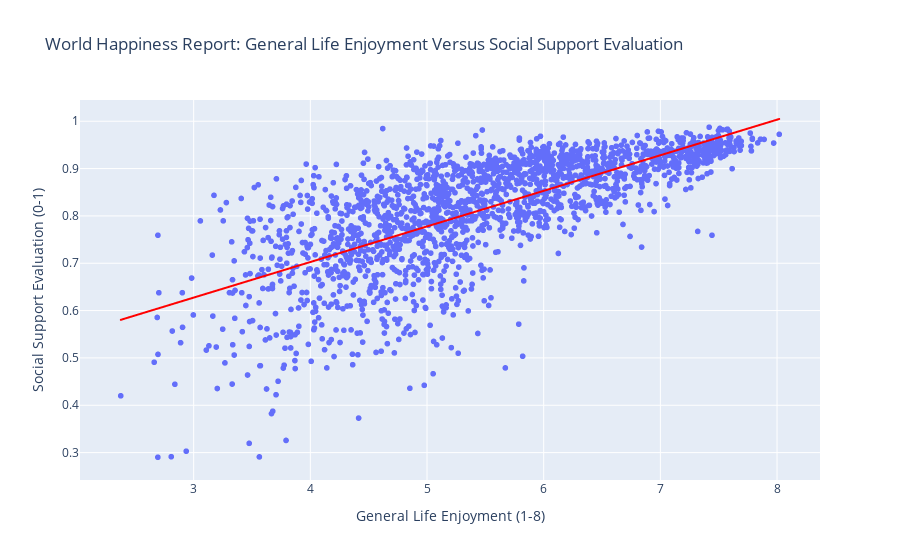

The cell this chart's notebook holds for it:
### Code cell
fig = px.scatter(df, x = 'Life Ladder' , y= 'Social support', trendline="ols",
                title= "World Happiness Report: General Life Enjoyment Versus Social Support Evaluation",
                labels = {'Life Ladder':'General Life Enjoyment (1-8)', 'Social support':'Social Support Evaluation (0-1)'})
fig.data[1].line.color = 'red'


fig.show()

### Figure 1 — Plotly figure (JSON) as saved in the notebook; plotly's stock layout.template omitted (floating-point values rounded to 4 significant figures; data arrays with more than 128 entries replaced by an {"elided": "..."} marker saying what was removed)
{"data": [{"hovertemplate": "General Life Enjoyment (1-8)=%{x}<br>Social Support Evaluation (0-1)=%{y}<extra></extra>", "legendgroup": "", "marker": {"color": "#636efa", "symbol": "circle"}, "mode": "markers", "name": "", "showlegend": false, "type": "scattergl", "x": {"elided": "1949 float values"}, "xaxis": "x", "y": {"elided": "1949 float values"}, "yaxis": "y"}, {"hovertemplate": "<b>OLS trendline</b><br>Social support = 0.0751743 * Life Ladder + 0.401906<br>R<sup>2</sup>=0.501017<br><br>General Life Enjoyment (1-8)=%{x}<br>Social Support Evaluation (0-1)=%{y} <b>(trend)</b><extra></extra>", "legendgroup": "", "line": {"color": "red"}, "marker": {"color": "#636efa", "symbol": "circle"}, "mode": "lines", "name": "", "showlegend": false, "type": "scattergl", "x": {"elided": "1936 float values"}, "xaxis": "x", "y": {"elided": "1936 float values"}, "yaxis": "y"}], "layout": {"legend": {"tracegroupgap": 0}, "title": {"text": "World Happiness Report: General Life Enjoyment Versus Social Support Evaluation"}, "xaxis": {"anchor": "y", "domain": [0, 1], "title": {"text": "General Life Enjoyment (1-8)"}}, "yaxis": {"anchor": "x", "domain": [0, 1], "title": {"text": "Social Support Evaluation (0-1)"}}}}
